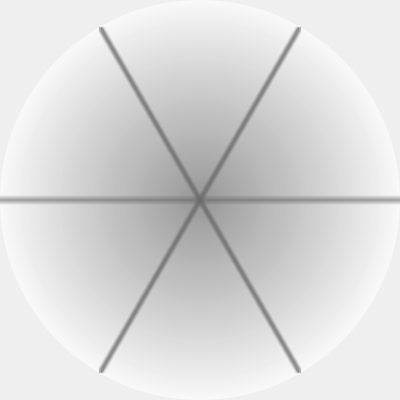
<?xml version="1.0" encoding="UTF-8"?>
<ui version="4.0">
 <class>QuickSelect</class>
 <widget class="QMainWindow" name="QuickSelect">
  <property name="geometry">
   <rect>
    <x>0</x>
    <y>0</y>
    <width>400</width>
    <height>400</height>
   </rect>
  </property>
  <property name="cursor">
   <cursorShape>BlankCursor</cursorShape>
  </property>
  <property name="windowTitle">
   <string>MainWindow</string>
  </property>
  <widget class="QWidget" name="centralwidget">
   <property name="cursor">
    <cursorShape>BlankCursor</cursorShape>
   </property>
   <widget class="QWidget" name="widget" native="true">
    <property name="geometry">
     <rect>
      <x>0</x>
      <y>0</y>
      <width>400</width>
      <height>400</height>
     </rect>
    </property>
    <property name="cursor">
     <cursorShape>BlankCursor</cursorShape>
    </property>
    <property name="styleSheet">
     <string notr="true">border-radius:200px;
background-color:qradialgradient(spread:pad, cx:0.5, cy:0.5, radius:0.5, fx:0.5, fy:0.5, stop:0 rgba(150,150,150,150,155), stop:1 rgba(255,255,255,155));</string>
    </property>
    <widget class="Line" name="line_2">
     <property name="geometry">
      <rect>
       <x>199</x>
       <y>27</y>
       <width>100</width>
       <height>173</height>
      </rect>
     </property>
     <property name="cursor">
      <cursorShape>BlankCursor</cursorShape>
     </property>
     <property name="contextMenuPolicy">
      <enum>Qt::NoContextMenu</enum>
     </property>
     <property name="styleSheet">
      <string notr="true">background-color: qlineargradient(spread:pad, x1:0, y1:0, x2:1, y2:1, stop:0.48 rgba(255,255,255,0),stop:0.5 rgba(100, 100, 100, 155),stop:0.52 rgba(255,255,255,0));</string>
     </property>
     <property name="orientation">
      <enum>Qt::Horizontal</enum>
     </property>
    </widget>
    <widget class="Line" name="line_1">
     <property name="geometry">
      <rect>
       <x>200</x>
       <y>195</y>
       <width>200</width>
       <height>5</height>
      </rect>
     </property>
     <property name="cursor">
      <cursorShape>BlankCursor</cursorShape>
     </property>
     <property name="contextMenuPolicy">
      <enum>Qt::NoContextMenu</enum>
     </property>
     <property name="styleSheet">
      <string notr="true">background-color: qlineargradient(spread:pad, x1:0, y1:0, x2:0, y2:1, stop:0 rgba(255,255,255,0),stop:1 rgba(100, 100, 100, 155));</string>
     </property>
     <property name="orientation">
      <enum>Qt::Horizontal</enum>
     </property>
    </widget>
    <widget class="Line" name="line_6r">
     <property name="geometry">
      <rect>
       <x>200</x>
       <y>200</y>
       <width>200</width>
       <height>5</height>
      </rect>
     </property>
     <property name="cursor">
      <cursorShape>BlankCursor</cursorShape>
     </property>
     <property name="contextMenuPolicy">
      <enum>Qt::NoContextMenu</enum>
     </property>
     <property name="styleSheet">
      <string notr="true">background-color: qlineargradient(spread:pad, x1:0, y1:0, x2:0, y2:1, stop:0 rgba(100, 100, 100, 155),stop:1 rgba(255,255,255,0));</string>
     </property>
     <property name="orientation">
      <enum>Qt::Horizontal</enum>
     </property>
    </widget>
    <widget class="Line" name="line_3r">
     <property name="geometry">
      <rect>
       <x>0</x>
       <y>195</y>
       <width>200</width>
       <height>5</height>
      </rect>
     </property>
     <property name="cursor">
      <cursorShape>BlankCursor</cursorShape>
     </property>
     <property name="contextMenuPolicy">
      <enum>Qt::NoContextMenu</enum>
     </property>
     <property name="styleSheet">
      <string notr="true">background-color: qlineargradient(spread:pad, x1:0, y1:0, x2:0, y2:1, stop:0 rgba(255,255,255,0),stop:1 rgba(100, 100, 100, 155));</string>
     </property>
     <property name="orientation">
      <enum>Qt::Horizontal</enum>
     </property>
    </widget>
    <widget class="Line" name="line_4">
     <property name="geometry">
      <rect>
       <x>0</x>
       <y>200</y>
       <width>200</width>
       <height>5</height>
      </rect>
     </property>
     <property name="cursor">
      <cursorShape>BlankCursor</cursorShape>
     </property>
     <property name="contextMenuPolicy">
      <enum>Qt::NoContextMenu</enum>
     </property>
     <property name="styleSheet">
      <string notr="true">background-color: qlineargradient(spread:pad, x1:0, y1:0, x2:0, y2:1, stop:0 rgba(100, 100, 100, 155),stop:1 rgba(255,255,255,0));</string>
     </property>
     <property name="orientation">
      <enum>Qt::Horizontal</enum>
     </property>
    </widget>
    <widget class="Line" name="line_1r">
     <property name="geometry">
      <rect>
       <x>201</x>
       <y>27</y>
       <width>100</width>
       <height>173</height>
      </rect>
     </property>
     <property name="cursor">
      <cursorShape>BlankCursor</cursorShape>
     </property>
     <property name="contextMenuPolicy">
      <enum>Qt::NoContextMenu</enum>
     </property>
     <property name="styleSheet">
      <string notr="true">background-color: qlineargradient(spread:pad, x1:0, y1:0, x2:1, y2:1, stop:0.48 rgba(255,255,255,0),stop:0.5 rgba(100, 100, 100, 155),stop:0.52 rgba(255,255,255,0));</string>
     </property>
     <property name="orientation">
      <enum>Qt::Horizontal</enum>
     </property>
    </widget>
    <widget class="Line" name="line_4r">
     <property name="geometry">
      <rect>
       <x>99</x>
       <y>200</y>
       <width>100</width>
       <height>173</height>
      </rect>
     </property>
     <property name="cursor">
      <cursorShape>BlankCursor</cursorShape>
     </property>
     <property name="contextMenuPolicy">
      <enum>Qt::NoContextMenu</enum>
     </property>
     <property name="styleSheet">
      <string notr="true">background-color: qlineargradient(spread:pad, x1:0, y1:0, x2:1, y2:1, stop:0.48 rgba(255,255,255,0),stop:0.5 rgba(100, 100, 100, 155),stop:0.52 rgba(255,255,255,0));</string>
     </property>
     <property name="orientation">
      <enum>Qt::Horizontal</enum>
     </property>
    </widget>
    <widget class="Line" name="line_5">
     <property name="geometry">
      <rect>
       <x>101</x>
       <y>200</y>
       <width>100</width>
       <height>173</height>
      </rect>
     </property>
     <property name="cursor">
      <cursorShape>BlankCursor</cursorShape>
     </property>
     <property name="contextMenuPolicy">
      <enum>Qt::NoContextMenu</enum>
     </property>
     <property name="styleSheet">
      <string notr="true">background-color: qlineargradient(spread:pad, x1:0, y1:0, x2:1, y2:1, stop:0.48 rgba(255,255,255,0),stop:0.5 rgba(100, 100, 100, 155),stop:0.52 rgba(255,255,255,0));</string>
     </property>
     <property name="orientation">
      <enum>Qt::Horizontal</enum>
     </property>
    </widget>
    <widget class="Line" name="line_3">
     <property name="geometry">
      <rect>
       <x>99</x>
       <y>27</y>
       <width>100</width>
       <height>173</height>
      </rect>
     </property>
     <property name="cursor">
      <cursorShape>BlankCursor</cursorShape>
     </property>
     <property name="contextMenuPolicy">
      <enum>Qt::NoContextMenu</enum>
     </property>
     <property name="styleSheet">
      <string notr="true">background-color: qlineargradient(spread:pad, x1:1, y1:0, x2:0, y2:1, stop:0.48 rgba(255,255,255,0),stop:0.5 rgba(100, 100, 100, 155),stop:0.52 rgba(255,255,255,0));</string>
     </property>
     <property name="orientation">
      <enum>Qt::Horizontal</enum>
     </property>
    </widget>
    <widget class="Line" name="line_2r">
     <property name="geometry">
      <rect>
       <x>101</x>
       <y>27</y>
       <width>100</width>
       <height>173</height>
      </rect>
     </property>
     <property name="cursor">
      <cursorShape>BlankCursor</cursorShape>
     </property>
     <property name="contextMenuPolicy">
      <enum>Qt::NoContextMenu</enum>
     </property>
     <property name="styleSheet">
      <string notr="true">background-color: qlineargradient(spread:pad, x1:1, y1:0, x2:0, y2:1, stop:0.48 rgba(255,255,255,0),stop:0.5 rgba(100, 100, 100, 155),stop:0.52 rgba(255,255,255,0));</string>
     </property>
     <property name="orientation">
      <enum>Qt::Horizontal</enum>
     </property>
    </widget>
    <widget class="Line" name="line_6">
     <property name="geometry">
      <rect>
       <x>201</x>
       <y>200</y>
       <width>100</width>
       <height>173</height>
      </rect>
     </property>
     <property name="cursor">
      <cursorShape>BlankCursor</cursorShape>
     </property>
     <property name="contextMenuPolicy">
      <enum>Qt::NoContextMenu</enum>
     </property>
     <property name="styleSheet">
      <string notr="true">background-color: qlineargradient(spread:pad, x1:1, y1:0, x2:0, y2:1, stop:0.48 rgba(255,255,255,0),stop:0.5 rgba(100, 100, 100, 155),stop:0.52 rgba(255,255,255,0));</string>
     </property>
     <property name="orientation">
      <enum>Qt::Horizontal</enum>
     </property>
    </widget>
    <widget class="Line" name="line_5r">
     <property name="geometry">
      <rect>
       <x>199</x>
       <y>200</y>
       <width>100</width>
       <height>173</height>
      </rect>
     </property>
     <property name="cursor">
      <cursorShape>BlankCursor</cursorShape>
     </property>
     <property name="contextMenuPolicy">
      <enum>Qt::NoContextMenu</enum>
     </property>
     <property name="styleSheet">
      <string notr="true">background-color: qlineargradient(spread:pad, x1:1, y1:0, x2:0, y2:1, stop:0.48 rgba(255,255,255,0),stop:0.5 rgba(100, 100, 100, 155),stop:0.52 rgba(255,255,255,0));</string>
     </property>
     <property name="orientation">
      <enum>Qt::Horizontal</enum>
     </property>
    </widget>
    <widget class="QLabel" name="label_1">
     <property name="geometry">
      <rect>
       <x>265</x>
       <y>140</y>
       <width>100</width>
       <height>30</height>
      </rect>
     </property>
     <property name="font">
      <font>
       <pointsize>12</pointsize>
      </font>
     </property>
     <property name="styleSheet">
      <string notr="true">background-color: rgba(255, 255, 255, 0);</string>
     </property>
     <property name="text">
      <string/>
     </property>
     <property name="alignment">
      <set>Qt::AlignCenter</set>
     </property>
    </widget>
    <widget class="QLabel" name="label_2">
     <property name="geometry">
      <rect>
       <x>152</x>
       <y>45</y>
       <width>100</width>
       <height>30</height>
      </rect>
     </property>
     <property name="font">
      <font>
       <pointsize>12</pointsize>
      </font>
     </property>
     <property name="styleSheet">
      <string notr="true">background-color: rgba(255, 255, 255, 0);</string>
     </property>
     <property name="text">
      <string/>
     </property>
     <property name="alignment">
      <set>Qt::AlignCenter</set>
     </property>
    </widget>
    <widget class="QLabel" name="label_3">
     <property name="geometry">
      <rect>
       <x>40</x>
       <y>140</y>
       <width>100</width>
       <height>30</height>
      </rect>
     </property>
     <property name="font">
      <font>
       <pointsize>12</pointsize>
      </font>
     </property>
     <property name="styleSheet">
      <string notr="true">background-color: rgba(255, 255, 255, 0);</string>
     </property>
     <property name="text">
      <string/>
     </property>
     <property name="alignment">
      <set>Qt::AlignCenter</set>
     </property>
    </widget>
    <widget class="QLabel" name="label_4">
     <property name="geometry">
      <rect>
       <x>40</x>
       <y>230</y>
       <width>100</width>
       <height>30</height>
      </rect>
     </property>
     <property name="font">
      <font>
       <pointsize>12</pointsize>
      </font>
     </property>
     <property name="styleSheet">
      <string notr="true">background-color: rgba(255, 255, 255, 0);</string>
     </property>
     <property name="text">
      <string/>
     </property>
     <property name="alignment">
      <set>Qt::AlignCenter</set>
     </property>
    </widget>
    <widget class="QLabel" name="label_5">
     <property name="geometry">
      <rect>
       <x>152</x>
       <y>325</y>
       <width>100</width>
       <height>30</height>
      </rect>
     </property>
     <property name="font">
      <font>
       <pointsize>12</pointsize>
      </font>
     </property>
     <property name="styleSheet">
      <string notr="true">background-color: rgba(255, 255, 255, 0);</string>
     </property>
     <property name="text">
      <string/>
     </property>
     <property name="alignment">
      <set>Qt::AlignCenter</set>
     </property>
    </widget>
    <widget class="QLabel" name="label_6">
     <property name="geometry">
      <rect>
       <x>265</x>
       <y>230</y>
       <width>100</width>
       <height>30</height>
      </rect>
     </property>
     <property name="font">
      <font>
       <pointsize>12</pointsize>
      </font>
     </property>
     <property name="styleSheet">
      <string notr="true">background-color: rgba(255, 255, 255, 0);</string>
     </property>
     <property name="text">
      <string/>
     </property>
     <property name="alignment">
      <set>Qt::AlignCenter</set>
     </property>
    </widget>
   </widget>
   <widget class="QLabel" name="label_layer">
    <property name="geometry">
     <rect>
      <x>0</x>
      <y>0</y>
      <width>400</width>
      <height>400</height>
     </rect>
    </property>
    <property name="font">
     <font>
      <pointsize>20</pointsize>
      <weight>75</weight>
      <bold>true</bold>
     </font>
    </property>
    <property name="cursor">
     <cursorShape>BlankCursor</cursorShape>
    </property>
    <property name="styleSheet">
     <string notr="true">background-color: rgba(255, 255, 255, 2);</string>
    </property>
    <property name="text">
     <string/>
    </property>
    <property name="alignment">
     <set>Qt::AlignCenter</set>
    </property>
   </widget>
  </widget>
 </widget>
 <resources/>
 <connections/>
</ui>
